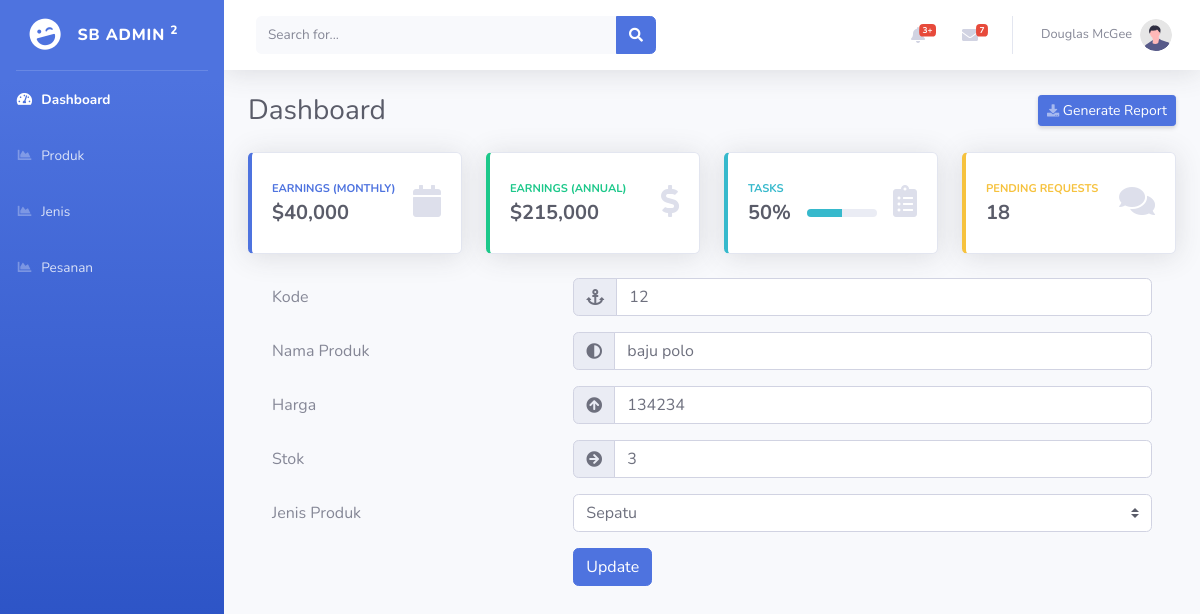
Page /admin/edit_produk.php?idedit=6 on the committed database.
### tables this page shows
CREATE TABLE `produk` (
  `id` int(11) NOT NULL,
  `kode` varchar(45) NOT NULL,
  `nama` varchar(45) NOT NULL,
  `harga` double NOT NULL,
  `stok` int(11) NOT NULL,
  `jenis_produk` varchar(45) NOT NULL
);

### admin/edit_produk.php (the view, shortened to what this page needs)
<?php
require_once '../dbkoneksi.php';
$_idedit = $_GET['idedit'];
    if(!empty($_idedit)){
        $sql = "SELECT * FROM produk WHERE id = ?";
        $st = $dbh->prepare($sql);
        $st->execute([$_idedit]);
        $row = $st->fetch();
    }else{
        $row = [];
    }
?>
<!DOCTYPE html>
<html lang="en">
<head>
    <link href="vendor/fontawesome-free/css/all.min.css" rel="stylesheet" type="text/css">
    <link href="css/sb-admin-2.min.css" rel="stylesheet">
</head>
<body id="page-top">
    <div id="wrapper">
        <ul class="navbar-nav bg-gradient-primary sidebar sidebar-dark accordion" id="accordionSidebar">
            <a class="sidebar-brand d-flex align-items-center justify-content-center" href="index.html">
                <div class="sidebar-brand-icon rotate-n-15">
                    <i class="fas fa-laugh-wink"></i>
                </div>
                <div class="sidebar-brand-text mx-3">SB Admin <sup>2</sup></div>
            </a>
            <hr class="sidebar-divider my-0">
            <li class="nav-item active">
                <a class="nav-link" href="index.php">
                    <i class="fas fa-fw fa-tachometer-alt"></i>
                    <span>Dashboard</span></a>
            </li>
            <li class="nav-item">
                <a class="nav-link" href="list_produk.php">
                    <i class="fas fa-fw fa-chart-area"></i>
                    <span>Produk</span></a>
            </li>
            <li class="nav-item">
                <a class="nav-link" href="list_jenis.php">
                    <i class="fas fa-fw fa-chart-area"></i>
                    <span>Jenis</span></a>
            </li>
            <li class="nav-item">
                <a class="nav-link" href="list_pesanan.php">
                    <i class="fas fa-fw fa-chart-area"></i>
                    <span>Pesanan</span></a>
            </li>
        </ul>
        <div id="content-wrapper" class="d-flex flex-column">
            <div id="content">
                <nav class="navbar navbar-expand navbar-light bg-white topbar mb-4 static-top shadow">
                    <form
                        class="d-none d-sm-inline-block form-inline mr-auto ml-md-3 my-2 my-md-0 mw-100 navbar-search">
                        <div class="input-group">
                            <input type="text" class="form-control bg-light border-0 small" placeholder="Search for..."
                                aria-label="Search" aria-describedby="basic-addon2">
                            <div class="input-group-append">
                                <button class="btn btn-primary" type="button">
                                    <i class="fas fa-search fa-sm"></i>
                                </button>
                            </div>
                        </div>
                    </form>
                    <ul class="navbar-nav ml-auto">
                        <li class="nav-item dropdown no-arrow mx-1">
                            <a class="nav-link dropdown-toggle" href="#" id="alertsDropdown" role="button"
                                data-toggle="dropdown" aria-haspopup="true" aria-expanded="false">
                                <i class="fas fa-bell fa-fw"></i>
                                <span class="badge badge-danger badge-counter">3+</span>
                            </a>
                        </li>
                        <li class="nav-item dropdown no-arrow mx-1">
                            <a class="nav-link dropdown-toggle" href="#" id="messagesDropdown" role="button"
                                data-toggle="dropdown" aria-haspopup="true" aria-expanded="false">
                                <i class="fas fa-envelope fa-fw"></i>
                                <span class="badge badge-danger badge-counter">7</span>
                            </a>
                        </li>
                        <li class="nav-item dropdown no-arrow">
                            <a class="nav-link dropdown-toggle" href="#" id="userDropdown" role="button"
                                data-toggle="dropdown" aria-haspopup="true" aria-expanded="false">
                                <span class="mr-2 d-none d-lg-inline text-gray-600 small">Douglas McGee</span>
                                <img class="img-profile rounded-circle"
                                    src="img/undraw_profile.svg">
                            </a>
                        </li>
                    </ul>
                </nav>
                <div class="container-fluid">
                    <div class="d-sm-flex align-items-center justify-content-between mb-4">
                        <h1 class="h3 mb-0 text-gray-800">Dashboard</h1>
                        <a href="#" class="d-none d-sm-inline-block btn btn-sm btn-primary shadow-sm"><i
                                class="fas fa-download fa-sm text-white-50"></i> Generate Report</a>
                    </div>
                    <div class="row">
                        <div class="col-xl-3 col-md-6 mb-4">
                            <div class="card border-left-primary shadow h-100 py-2">
                                <div class="card-body">
                                    <div class="row no-gutters align-items-center">
                                        <div class="col mr-2">
                                            <div class="text-xs font-weight-bold text-primary text-uppercase mb-1">
                                                Earnings (Monthly)</div>
                                            <div class="h5 mb-0 font-weight-bold text-gray-800">$40,000</div>
                                        </div>
                                        <div class="col-auto">
                                            <i class="fas fa-calendar fa-2x text-gray-300"></i>
                                        </div>
                                    </div>
                                </div>
                            </div>
                        </div>
                        <div class="col-xl-3 col-md-6 mb-4">
                            <div class="card border-left-success shadow h-100 py-2">
                                <div class="card-body">
                                    <div class="row no-gutters align-items-center">
                                        <div class="col mr-2">
                                            <div class="text-xs font-weight-bold text-success text-uppercase mb-1">
                                                Earnings (Annual)</div>
                                            <div class="h5 mb-0 font-weight-bold text-gray-800">$215,000</div>
                                        </div>
                                        <div class="col-auto">
                                            <i class="fas fa-dollar-sign fa-2x text-gray-300"></i>
                                        </div>
                                    </div>
                                </div>
                            </div>
                        </div>
                        <div class="col-xl-3 col-md-6 mb-4">
                            <div class="card border-left-info shadow h-100 py-2">
                                <div class="card-body">
                                    <div class="row no-gutters align-items-center">
                                        <div class="col mr-2">
                                            <div class="text-xs font-weight-bold text-info text-uppercase mb-1">Tasks
                                            </div>
                                            <div class="row no-gutters align-items-center">
                                                <div class="col-auto">
                                                    <div class="h5 mb-0 mr-3 font-weight-bold text-gray-800">50%</div>
                                                </div>
                                                <div class="col">
                                                    <div class="progress progress-sm mr-2">
                                                        <div class="progress-bar bg-info" role="progressbar"
                                                            style="width: 50%" aria-valuenow="50" aria-valuemin="0"
                                                            aria-valuemax="100"></div>
                                                    </div>
                                                </div>
                                            </div>
                                        </div>
                                        <div class="col-auto">
                                            <i class="fas fa-clipboard-list fa-2x text-gray-300"></i>
                                        </div>
                                    </div>
                                </div>
                            </div>
                        </div>
                        <div class="col-xl-3 col-md-6 mb-4">
                            <div class="card border-left-warning shadow h-100 py-2">
                                <div class="card-body">
                                    <div class="row no-gutters align-items-center">
                                        <div class="col mr-2">
                                            <div class="text-xs font-weight-bold text-warning text-uppercase mb-1">
                                                Pending Requests</div>
                                            <div class="h5 mb-0 font-weight-bold text-gray-800">18</div>
                                        </div>
                                        <div class="col-auto">
                                            <i class="fas fa-comments fa-2x text-gray-300"></i>
                                        </div>
                                    </div>
                                </div>
                            </div>
                        </div>
                    </div>
                <div class="div">
                    <div class="container">
                    <form method="POST" action="proses_produk.php">
    <div class="form-group row">
        <label for="kode" class="col-4 col-form-label">Kode</label>
        <div class="col-8">
            <div class="input-group">
                <div class="input-group-prepend">
                    <div class="input-group-text">
                        <i class="fa fa-anchor"></i>
                    </div>
                </div>
                <input id="kode" name="kode" type="text" class="form-control" value="<?= $row['kode']?>">
            </div>
        </div>
    </div>
    <div class="form-group row">
        <label for="nama" class="col-4 col-form-label">Nama Produk</label>
        <div class="col-8">
            <div class="input-group">
                <div class="input-group-prepend">
                    <div class="input-group-text">
                        <i class="fa fa-adjust"></i>
                    </div>
                </div>
                <input id="nama" name="nama" type="text" class="form-control" value="<?= $row['nama']?>">
            </div>
        </div>
    </div>
    <div class="form-group row">
        <label for="harga" class="col-4 col-form-label">Harga</label>
        <div class="col-8">
            <div class="input-group">
                <div class="input-group-prepend">
                    <div class="input-group-text">
                        <i class="fa fa-arrow-circle-up"></i>
                    </div>
                </div>
                <input id="harga" name="harga" value="<?= $row['harga'] ?>" type="number"
                    class="form-control">
            </div>
        </div>
    </div>
    <div class="form-group row">
        <label for="stok" class="col-4 col-form-label">Stok</label>
        <div class="col-8">
            <div class="input-group">
                <div class="input-group-prepend">
                    <div class="input-group-text">
                        <i class="fa fa-arrow-circle-right"></i>
                    </div>
                </div>
                <input id="stok" name="stok" value="<?= $row['stok'] ?>" type="text" class="form-control">
            </div>
        </div>
    </div>
    <div class="form-group row">
        <label for="jenis" class="col-4 col-form-label">Jenis Produk</label>
        <div class="col-8">
            <?php
            $sqljenis = "SELECT * FROM jenis_produk";
            $rsjenis = $dbh->query($sqljenis);
        ?>
            <select id="jenis_produk" name="jenis_produk" class="custom-select">
                <?php
            foreach($rsjenis as $rowjenis){
         ?>
                <option value="<?=$rowjenis['id']?>"><?=$rowjenis['nama'] ?></option>
                <?php
            }
        ?>
            </select>
        </div>
    </div>
    <div class="form-group row">
        <div class="offset-4 col-8">
            <?php
                $button = (empty($_idedit)) ? "Simpan":"Update";
            ?>
            <input type="submit" name="proses" type="submit" class="btn btn-primary" value="<?=$button?>" />
        </div>
    </div>
</form>
                    </div>
                </div>
</body>
</html>

### rows in the picture
produk: kode "12", nama "baju polo", harga "134234", stok "3"

### other values in the picture
form field jenis_produk "Sepatu"
